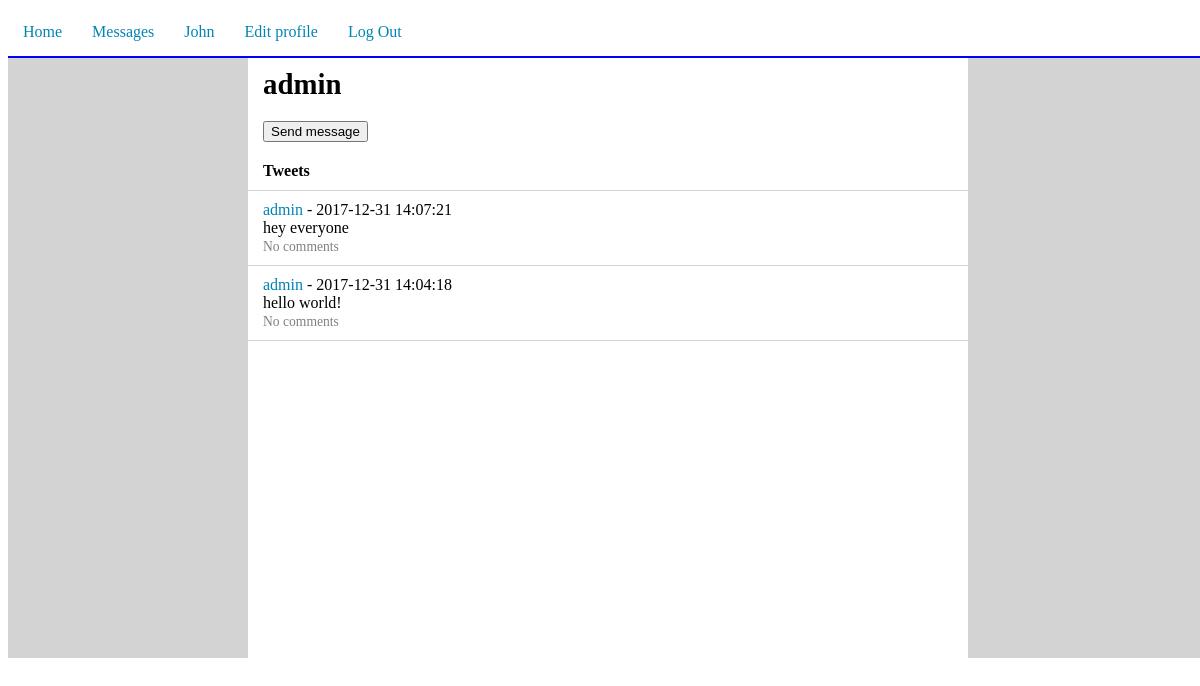
/web/user_page.php?user_name=admin (signed in), run on the app's committed database.
### tables this page shows
CREATE TABLE `users` (
  `id` int(11) NOT NULL,
  `email` varchar(255) NOT NULL,
  `username` varchar(255) NOT NULL,
  `hash_pass` varchar(255) NOT NULL
);

CREATE TABLE `tweets` (
  `id` int(11) NOT NULL,
  `user_id` int(11) DEFAULT NULL,
  `text` varchar(140) DEFAULT NULL,
  `creation_date` datetime DEFAULT NULL
);

### src/User.php (called while the page is built, shortened)
<?php
class User
{
    private $id;
    private $username;
    public function __construct()
    {
        $this->id = -1;
        $this->username = '';
    }
    public function getId()
    {
        return $this->id;
    }
    public function getUsername()
    {
        return $this->username;
    }
    static public function loadUserById(PDO $conn, $id)
    {
        $stmt = $conn->prepare('SELECT * FROM Users WHERE id=:id');
        $result = $stmt->execute(['id' => $id]);
        if ($result === true && $stmt->rowCount() > 0) {
            $row = $stmt->fetch(PDO::FETCH_ASSOC);
            $loadedUser = new User();
            $loadedUser->id = $row['id'];
            $loadedUser->username = $row['username'];
            $loadedUser->hashPass = $row['hash_pass'];
            $loadedUser->email = $row['email'];
            return $loadedUser;
        }
        return null;
    }
    static public function loadUserByUsername(PDO $conn, $username)
    {
        $stmt = $conn->prepare('SELECT * FROM Users WHERE username=:username');
        $result = $stmt->execute(['username' => $username]);
        if ($result === true && $stmt->rowCount() > 0) {
            $row = $stmt->fetch(PDO::FETCH_ASSOC);
            $loadedUser = new User();
            $loadedUser->id = $row['id'];
            $loadedUser->username = $row['username'];
            $loadedUser->hashPass = $row['hash_pass'];
            $loadedUser->email = $row['email'];
            return $loadedUser;
        }
        return null;
    }
}

### src/Tweet.php (called while the page is built, shortened)
<?php
class Tweet
{
    private $id;
    private $text;
    private $creationDate;
    public function __construct()
    {
        $this->id = -1;
        $this->text = '';
        $this->creationDate = '';
    }
    public function getId()
    {
        return $this->id;
    }
    public function getText()
    {
        return $this->text;
    }
    public function getCreationDate()
    {
        return $this->creationDate;
    }
    static public function loadAllTweetsByUserId(PDO $conn, $userId)
    {
        $ret = [];
        $stmt = $conn->prepare('SELECT * FROM Tweets WHERE user_id=:user_id ORDER BY creation_date DESC');
        $result = $stmt->execute(['user_id' => $userId]);
        if ($result !== false && $stmt->rowCount() > 0) {
            while ($row = $stmt->fetch(PDO::FETCH_ASSOC)) {
                $loadedTweet = new Tweet();
                $loadedTweet->id = $row['id'];
                $loadedTweet->userId = $row['user_id'];
                $loadedTweet->text = $row['text'];
                $loadedTweet->creationDate = $row['creation_date'];
                $ret[] = $loadedTweet;
            }
            return $ret;
        }
        return null;
    }
}

### src/Comment.php (called while the page is built, shortened)
<?php
class Comment
{
    static public function loadAllCommentsByPostId(PDO $conn, $postId)
    {
        $stmt = $conn->prepare('SELECT * FROM Comments WHERE post_id=:post_id ORDER BY creation_date DESC');
        $result = $stmt->execute(['post_id' => $postId]);
        return null;
    }
}

### web/user_page.php (the view, shortened to what this page needs)
<?php
require_once '../src/connection.php';
require_once '../src/User.php';
require_once '../src/Tweet.php';
require_once '../src/Comment.php';
$loggedInUser = User::loadUserById($conn, $_SESSION['user']);
$loggedUserName = $loggedInUser->getUsername();
if ('GET' === $_SERVER['REQUEST_METHOD']) {
    if (isset($_GET['user_name'])) {
        $username = $_GET['user_name'];
        $user = User::loadUserByUsername($conn, $username);
        $userId = $user->getId();
        $userTweets = Tweet::loadAllTweetsByUserId($conn, $userId);
        ?>
        <!DOCTYPE html>
        <html lang="en">
        <head>
            <link rel="stylesheet" type="text/css" href="../src/style.css">
        </head>
        <body>
        <div class="container">
            <?php include ('../src/top_bar.php'); ?>
            <div class="content">
                <?php
                if ($_SESSION['user'] != $userId){
                    echo "<div class='user'>$username</div>";
                    echo "<div class='box'>
                      <form method='get' action='create_message.php'>
                      <button type='submit' name='id' value='$userId'>Send message</button>
                      </form>
                      </div>";
                }
                if ($userTweets) {
                    echo "<div class='box line'><b>Tweets</b></div>";
                    foreach ($userTweets as $t) {
                        $tweetId = $t->getId();
                        $creationDate = $t->getCreationDate();
                        $text = $t->getText();
                        $comments = Comment::loadAllCommentsByPostId($conn, $tweetId);
                        echo "<div>";
                        echo "<a href='tweet_page.php?id=$tweetId' class='box hov line'>";
                        echo "<object><a href='user_page.php?user_name=$username'>$username</a></object>";
                        echo " - $creationDate<br>";
                        echo "$text<br>";
                        echo "<span class='comment-line'>";
                        echo count($comments) > 0 ? "Comments: " . count($comments) : "No comments";
                        echo "</span>";
                        echo "</a>";
                        echo "</div>";
                    }
                } else {
                    echo "<div class='box'>No tweets...</div>";
                }
                ?>
            </div>
        </div>
        </body>
        </html>
        <?php
    } else {
        echo "No data to display";
    }
}

### src/top_bar.php (shortened to what this page needs)
<div class="top-bar">
    <div class="top-div"><a href="../index.php">Home</a></div>
    <div class="top-div"><a href='../web/messages.php'>Messages</a></div>
    <div class="top-div"><a href="../web/user_page.php?user_name=<?=$loggedUserName?>" ><?=$loggedUserName?></a></div>
    <div class="top-div"><a href='../web/user_edit.php'>Edit profile</a></div>
    <div class="top-div"><a href='../web/login.php?action=logout'>Log Out</a></div>
</div>

### src/style.css (style rules this page uses)
body { width: 100%; padding: 0; }
.container { background: lightgray; width: 100%; }
.content { width: 60%; margin: auto; background: white; min-height: 600px; }
.user { font-weight: bold; font-size: 1.8em; padding: 10px 15px; }
.box { color: #000000; display: block; padding: 10px 15px; }
.line { border-bottom: 1px solid lightgray; }
a { text-decoration: none; color: #0084b4; }
a.box { text-decoration: none; }
.top-bar { background: white; border-bottom: 2px solid blue; }
.top-div { float: left; padding: 15px; }
.comment-line { font-size: 0.85em; color: gray; }

### data on the page
users: username "John"
tweets: creation_date "2017-12-31 14:07:21", text "hey everyone"
tweets: creation_date "2017-12-31 14:04:18", text "hello world!"

### other printed values
$username "admin"
